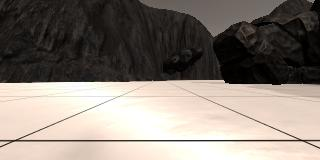
#> input picture calibration_images/example_grid1.jpg, 320 x 160 px
$ jupyter execute --allow-errors Rover_Project_Notebook.ipynb   (shell and % lines are left out)   (older library calls are emulated)
#> lines starting #> are read from the running program, lines starting #| are printed output that depends on the picture; after the words box and inside, x2 and y2 are one past the last pixel; in counts of white or black regions, pixels touching at a corner belong together
# Mars Rover Project
#### `CSE 483 Computer Vision`
###### Collaborators
1. Mohammed Ahmed Abdelmegeed
2. Kareem Ahmed Abdelraouf Azab
3. Alyeldeen Khaled
4. Abdelrahman Ibrahim
5. Alia Tamer Fathi
6. Ahmed Akram

[cell 1]
# %matplotlib inline
#%matplotlib qt # Choose %matplotlib qt to plot to an interactive window (note it may show up behind your browser)
# Make some of the relevant imports
import cv2 # OpenCV for perspective transform
import numpy as np
import matplotlib.image as mpimg
import matplotlib.pyplot as plt
import scipy.misc # For saving images as needed
import glob  # For reading in a list of images from a folder
import imageio
from sklearn.cluster import KMeans
# imageio.plugins.ffmpeg.download()

## Quick Look at the Data
There's some example data provided in the `test_dataset` folder.  This basic dataset is enough to get you up and running but if you want to hone your methods more carefully you should record some data of your own to sample various scenarios in the simulator.

Next, read in and display a random image from the `test_dataset` folder

[cell 2]
path = '../test_dataset/IMG/*'
img_list = glob.glob(path)
# Grab a random image and display it
#> (the rest of this cell did not finish here and is left out)

## Calibration Data
Read in and display example grid and rock sample calibration images.

[cell 3]
# Here's an example of the grid and one of the rocks
example_grid = '../calibration_images/example_grid1.jpg'
example_rock = '../calibration_images/example_rock1.jpg'
grid_img = mpimg.imread(example_grid)
#> grid_img is the input picture: shape (160, 320, 3); mean R, G, B 135.1, 126.3, 118.3
rock_img = mpimg.imread(example_rock)
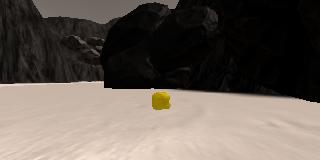
#> input picture calibration_images/example_rock1.jpg, 320 x 160 px
#> rock_img is the input picture: shape (160, 320, 3); mean R, G, B 102.3, 93, 85.2

fig = plt.figure(figsize=(12,3))
plt.subplot(121)
plt.imshow(grid_img)
plt.subplot(122)
plt.imshow(rock_img)
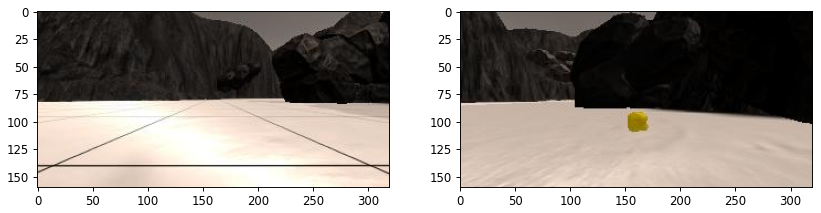
#> figure drawn by matplotlib, 2 panels

## Perspective Transform

Define the perspective transform function from the lesson and test it on an image.

[cell 4]
# Define a function to perform a perspective transform
# [15 lines left out: function perspect_transform, not called in this run]


# Define calibration box in source (actual) and destination (desired) coordinates
# These source and destination points are defined to warp the image
# to a grid where each 10x10 pixel square represents 1 square meter
# The destination box will be 2*dst_size on each side
dst_size = 5


circle = np.zeros((150, 150), dtype="uint8")
circle_mask=cv2.circle(circle, (75, 160), 90, 255, -1)
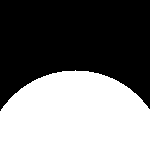
#> circle: shape (150, 150); 45.1% white; 1 white region, box (x1, y1, x2, y2) and area: (0, 70, 150, 150) 10137
circle_mask=cv2.resize(circle_mask,(grid_img.shape[1], grid_img.shape[0]))

#> (the rest of this cell did not finish here and is left out)

## Color Thresholding
Define the color thresholding function from the walkthrough and apply it to the warped image

[cell 5]
# Identify pixels above the threshold
# Threshold of RGB > 160 does a nice job of identifying ground pixels only
# [15 lines left out: function color_thresh, not called in this run]

#> (the rest of this cell did not finish here and is left out)

## Coordinate Transformations
Define the functions used to do coordinate transforms and apply them to an image.

[cell 6]
# Define a function to convert from image coords to rover coords
# [49 lines left out: functions rover_coords, to_polar_coords, rotate_pix, translate_pix, pix_to_world, not called in this run]

# Grab another random image
#> (the rest of this cell did not finish here and is left out)

## Read in saved data and ground truth map of the world

[cell 7]
# Import pandas and read in csv file as a dataframe
import pandas as pd
#> (the rest of this cell did not finish here and is left out)

## Define a function ro find rocks based on an RGB threshold

[cell 8]
def find_rocks(img, levels=(130,140,30)): #Default RGB threshold values chosen
    rockpix = (( img[:,:,0]>levels[0]) \
                & (img[:,:,1] < levels[1]) \
                & (img[:,:,2] < levels[2]))

    color_select=np.zeros_like(img[:,:,0])
    color_select[rockpix]=1

    return color_select

# Using K-Means algorithm to compute RGB threshold values by clustering

[cell 9]
magnified_rock=rock_img[75:125,140:175]
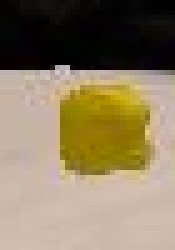
#> magnified_rock: shape (50, 35, 3) (shown 5 times larger); mean R, G, B 139.4, 124.3, 96.4
rock=magnified_rock
magnified_rock=magnified_rock.reshape((magnified_rock.shape[1]*magnified_rock.shape[0],3))
#> magnified_rock = 1750 rows, first 8: [4, 3, 1], [5, 4, 2], [8, 7, 5], [9, 8, 6], [15, 14, 12], [13, 12, 10], [12, 11, 9], [15, 14, 12]
kmeans=KMeans(n_clusters=4) #Using 4 clusters
s=kmeans.fit(magnified_rock)
labels=kmeans.labels_
labels=list(labels)
centroid=kmeans.cluster_centers_
percent=[]
for i in range(len(centroid)):
  j=labels.count(i)
  j=j/(len(labels))
  percent.append(j)


# Computing Threshold Values
red_thresh=(centroid[2][0]-15)
green_thresh=(centroid[2][1]+centroid[3][1])/2
blue_thresh=(centroid[2][2]+centroid[3][2])/2

#Applying the threshold on the test rock image using computed RGB threshold values
rock_map = find_rocks(rock_img,levels=(red_thresh, green_thresh, blue_thresh))
#> in find_rocks, `rockpix = (( img[:,:,0]>levels[0]) \ & (img[:,:,1] < levels[1]) \ & (i..`:
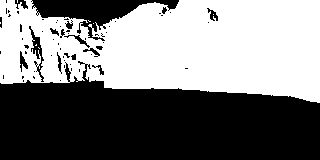
#> rockpix: shape (160, 320) bool; 49.1% white; 9 white regions (8 under 20 px), largest, box (x1, y1, x2, y2) and area: (0, 0, 320, 103) 25140

# Clustering steps and output
1. Cropping the image to try and get the rock only and some of the background `magnified_rock`
2. Apply the K-Means algorith on the `magnified_rock` image and output the piechart with colors and percentages.
3. Get the RGB values of the yellow segments in the pie chart.
4. Apply the threshold using the computed RGB values and output the final black and white image with the rock only.

### Outputs in order of appearance:
1. The original image
2. The cropped `(magnified_rock)` image
3. The pie chart with specified number of clusters (4 clusters)
4. The original image with the threshold applied

[cell 10]
fig = plt.figure(figsize=(12,12))
plt.subplot(222)
plt.imshow(rock)
plt.subplot(224)
plt.imshow(rock_map,cmap='gray')
plt.subplot(221)
plt.imshow(rock_img)
plt.subplot(223)
plt.pie(percent,colors=np.array(centroid/255),labels=np.arange(len(centroid)))
plt.show()
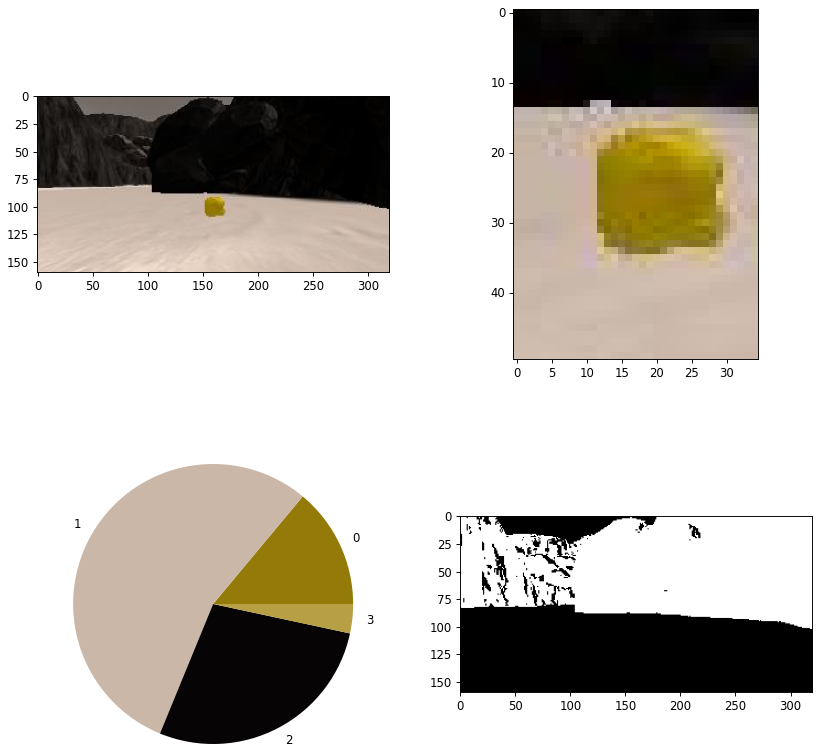
#> figure drawn by matplotlib, 4 panels

# Color Quantization
Another approach to compute the RGB Threshold values by using K-Means Clustering

[cell 11]
def quantimage(image,k):
#> called with k = 4
    i = np.float32(image).reshape(-1,3)
#> i has the same summary as magnified_rock outside quantimage
    condition = (cv2.TERM_CRITERIA_EPS + cv2.TERM_CRITERIA_MAX_ITER,20,1.0)
    ret,label,center = cv2.kmeans(i, k , None, condition,10,cv2.KMEANS_RANDOM_CENTERS)
#> ret = 431843; label = 1750 values, max 3 at index 524, min 0 at index 522, mean 1.52; center = [[183.6, 158.6, 65.52], [202.4, 183.4, 167], [5.8, 4.47, 4.09], [147.5, 122.7, 9.4]]
    center = np.uint8(center)
#> center = [[183, 158, 65], [202, 183, 167], [5, 4, 4], [147, 122, 9]]
    final_img = center[label.flatten()]
#> final_img = 1750 rows, first 8: [5, 4, 4], [5, 4, 4], [5, 4, 4], [5, 4, 4], [5, 4, 4], [5, 4, 4], [5, 4, 4], [5, 4, 4]
    final_img = final_img.reshape(image.shape)
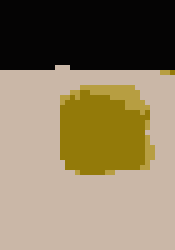
#> final_img: shape (50, 35, 3) (shown 5 times larger); mean R, G, B 138.9, 123.9, 96.2
    return final_img

updated_rock_img=quantimage(rock, 4)
fig = plt.figure(figsize=(12,12))
plt.subplot(221)
plt.imshow(updated_rock_img)
